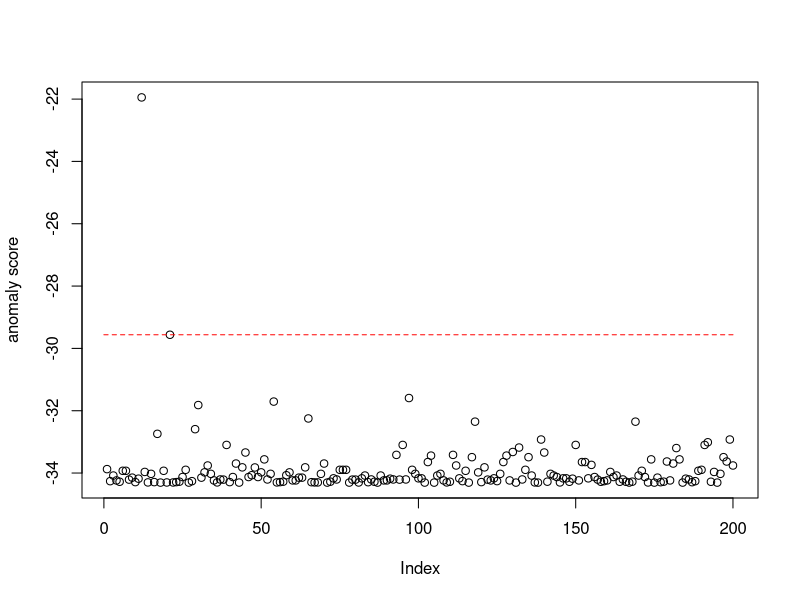

Source code (R):
library(car)
library(MASS)

data(Davis)
head(Davis, n = 3)

N <- length(Davis$weight)
N

mu <- mean(Davis$weight)
si <- sd(Davis$weight) * sqrt((N - 1) / N)
c(mu, si)

kmo <- (mu / si)^2
smo <- si^2 / mu
c(kmo, smo)

ml <- fitdistr(Davis$weight, "gamma")
ml

kml <- ml$estimate["shape"]
sml <- 1 / ml$estimate["rate"]
c(kml, sml)

a <- Davis$weight / smo - (kmo - 1) * log(Davis$weight/smo)
th <- order(a, decreasing = T)[0.01*N]

plot(a, ylab = "anomaly score")
lines(0:200, rep(a[th], length(0:200)), col = "red", lty = 2)
